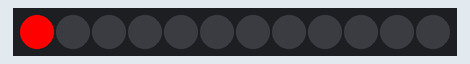
The sketch below on a simulated ESP8266 (Wemos D1 mini). Parts: 12 RGB LEDs in strip order, left to right. Dim RGB values are drawn brighter than linear.

Above: at 0.15 s.
At 6.45 s:
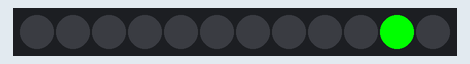
At 10.66 s:
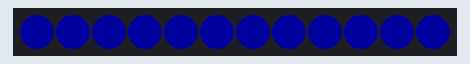
At 20.01 s:
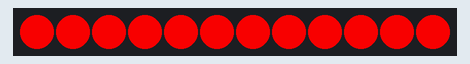
At 30.82 s:
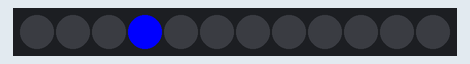
At 39.82 s:
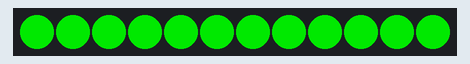

The sketch:

FastLED_Program_01.ino
```cpp
#include <FastLED.h>

// Number of RGB LEDs in the strand
#define NUM_LEDS 12

// Define the array of leds
CRGB leds[NUM_LEDS];

// Arduino pin used for Data
#define PIN 5

void setup()
{
  FastLED.addLeds<NEOPIXEL, PIN>(leds, NUM_LEDS);
}

void loop() {
  // One at a time
  for(int j = 0; j < 3; j++) {
    for(int i = 0 ; i < NUM_LEDS; i++ ) {
      memset(leds, 0, NUM_LEDS * 3);
      switch(j) {
        case 0: leds[i].r = 255; break;
        case 1: leds[i].g = 255; break;
        case 2: leds[i].b = 255; break;
      }
      FastLED.show();
      delay(10);
    }
  }

  // Growing / receeding bars
  for(int j = 0; j < 3; j++) {
    memset(leds, 0, NUM_LEDS * 3);
    for(int i = 0 ; i < NUM_LEDS; i++ ) {
      switch(j) {
        case 0: leds[i].r = 255; break;
        case 1: leds[i].g = 255; break;
        case 2: leds[i].b = 255; break;
      }
      FastLED.show();
      delay(10);
    }
    for(int i = NUM_LEDS-1 ; i >= 0; i-- ) {
      switch(j) {
        case 0: leds[i].r = 0; break;
        case 1: leds[i].g = 0; break;
        case 2: leds[i].b = 0; break;
      }
      FastLED.show();
      delay(1);
    }
  }

  // Fade in / fade out
  for(int j = 0; j < 3; j++ ) {
    memset(leds, 0, NUM_LEDS * 3);
    for(int k = 0; k < 256; k++) {
      for(int i = 0; i < NUM_LEDS; i++ ) {
        switch(j) {
          case 0: leds[i].r = k; break;
          case 1: leds[i].g = k; break;
          case 2: leds[i].b = k; break;
        }
      }
      FastLED.show();
      delay(3);
    }
    for(int k = 255; k >= 0; k--) {
      for(int i = 0; i < NUM_LEDS; i++ ) {
        switch(j) {
          case 0: leds[i].r = k; break;
          case 1: leds[i].g = k; break;
          case 2: leds[i].b = k; break;
        }
      }
      FastLED.show();
      delay(3);
    }
  }
}
```
